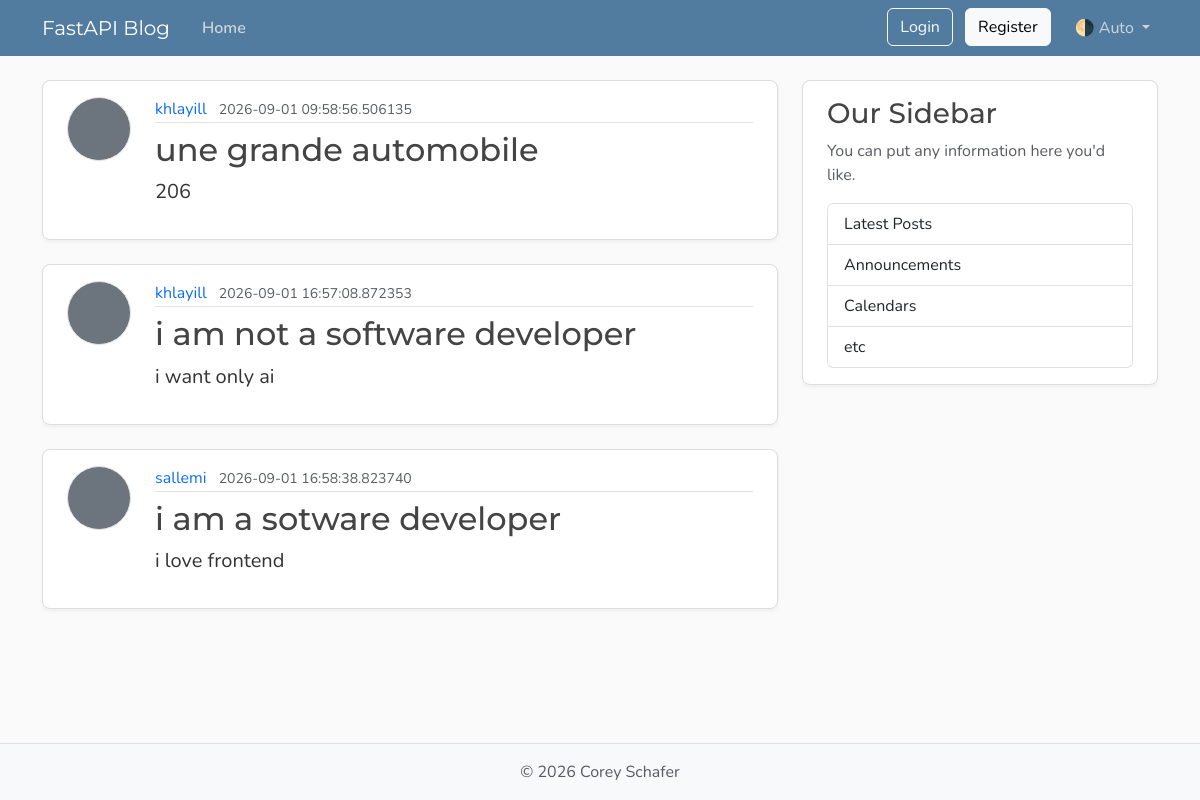
The page /posts on the database its author committed.
### models.py (models this page shows, shortened)
class Post(Base):
    __tablename__ = "posts"
    id: Mapped[int] = mapped_column(Integer, primary_key=True, index=True)
    title: Mapped[str] = mapped_column(String(100), nullable=False)
    content: Mapped[str] = mapped_column(Text, nullable=False)
    user_id: Mapped[int] = mapped_column(
        ForeignKey("users.id"),
        nullable=False,
        index=True,
    )
    date_posted: Mapped[datetime] = mapped_column(
        DateTime(timezone=True),
        default=lambda: datetime.now(UTC),
    )
    author: Mapped[User] = relationship(back_populates="posts")

class User(Base):
    __tablename__ = "users"
    id: Mapped[int] = mapped_column(Integer, primary_key=True, index=True)
    username: Mapped[str] = mapped_column(String(50), unique=True, nullable=False)
    email: Mapped[str] = mapped_column(String(120), unique=True, nullable=False)
    image_file: Mapped[str | None] = mapped_column(
        String(200),
        nullable=True,
        default=None,
    )
    posts: Mapped[list[Post]] = relationship(
        back_populates="author",
        cascade="all, delete-orphan",
        )

### main.py (the view)
@app.get("/", include_in_schema=False, name="home")
@app.get("/posts", include_in_schema=False, name="posts")
async def home(request: Request, db: Annotated[AsyncSession, Depends(get_db)]):
    result = await db.execute(select(models.Post).options(selectinload(models.Post.author)))
    posts = result.scalars().all()
    return templates.TemplateResponse(
        request,
        "home.html",
        {"posts": posts, "title": "Home"},
    )

### templates/home.html (shortened to what this page needs)
{% extends "layout.html" %}
{% block content %}
    <div id="postsContainer">
        {% for post in posts %}
            <article class="content-section py-3 px-4 mb-4">
                <div class="d-flex align-items-start gap-4">
                    <div class="rounded-circle article-img flex-shrink-0 bg-secondary"
                      aria-hidden="true"
                         width="64"
                      height="64"></div>
                    <div class="flex-grow-1">
                        <div class="article-metadata mb-2">
                             <a class="me-2" href="{{ url_for('user_posts', user_id=post.author.id) }}">{{ post.author.username }}</a>
                             <small class="text-body-secondary">{{ post.date_posted }}</small>
                        </div>
                        <h2>
                             <a class="article-title" href="{{ url_for('post_page', post_id=post.id) }}">{{ post.title }}</a>
                        </h2>
                        <p class="article-content">{{ post.content }}</p>
                    </div>
                </div>
            </article>
        {% endfor %}
    </div>
{% endblock content %}

### static/css/main.css (style rules this page uses)
:root { --font-heading: "Montserrat", system-ui, -apple-system, BlinkMacSystemFont, sans-serif; --font-body: "Nunito", system-ui, -apple-system, BlinkMacSystemFont, sans-serif; --color-bg-body: #fafafa; --color-bg-content: #ffffff; --color-text-primary: #333333; --color-text-heading: #444444; --color-steel: #527c9f; --color-nav-link: #cbd5db; --color-nav-link-hover: #ffffff; --color-link-hover: #428bca; --color-border: #dddddd; --color-border-light: #e3e3e3; --spacing-xl: 5rem; --article-img-size: 4rem; --account-img-size: 7.813rem; }
body { font-family: var(--font-body); background: var(--color-bg-body); color: var(--color-text-primary); }
h1, h2, h3, h4, h5, h6 { font-family: var(--font-heading); color: var(--color-text-heading); }
a { text-decoration: none; }
.content-section { background: var(--color-bg-content); border: 1px solid var(--color-border); border-radius: 0.5rem; box-shadow: 0 2px 4px rgba(15, 23, 42, 0.05); transition: box-shadow 0.15s ease, transform 0.15s ease, border-color 0.15s ease; }
.article-title { color: var(--color-text-heading); transition: color 0.2s ease-in-out; }
.article-content { white-space: pre-line; font-size: 1.25rem; }
.article-img { height: var(--article-img-size); width: var(--article-img-size); flex-shrink: 0; object-fit: cover; border: 1px solid var(--color-border-light); box-shadow: 0 0 0 2px var(--color-bg-content); }
.article-metadata { padding-bottom: 0.063rem; border-bottom: 1px solid var(--color-border-light); }
.article-metadata a { transition: color 0.2s ease-in-out; }

### rows shown on the page
Post: author.username "khlayill", date_posted "2026-09-01 09:58:56.506135", title "une grande automobile", content "206"
Post: author.username "khlayill", date_posted "2026-09-01 16:57:08.872353", title "i am not a software developer", content "i want only ai"
Post: author.username "sallemi", date_posted "2026-09-01 16:58:38.823740", title "i am a sotware developer", content "i love frontend"
